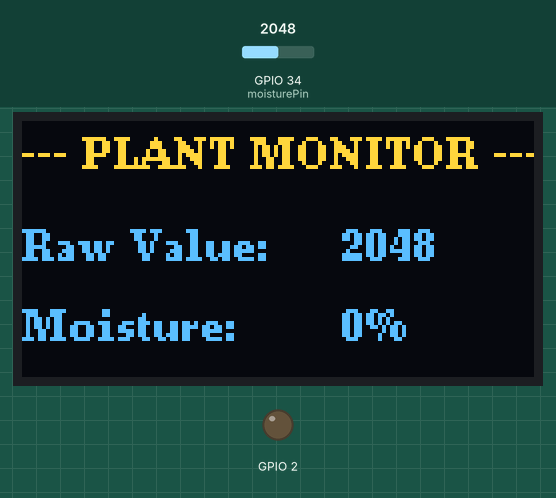
The sketch below on a simulated ESP32. Shown: 128×64 one-colour display, output pins drawn as LEDs (lit = HIGH). Inputs (shaded band) come from the test bench; at power-on: GPIO 34 (moisturePin) = 2048. The OLED is the two-colour kind (top 16 rows yellow); what the sketch prints to the serial monitor is not drawn.

Above: at 2.7 s.
2.8 s: GPIO 34 (moisturePin) set to 2866
At 3.9 s:
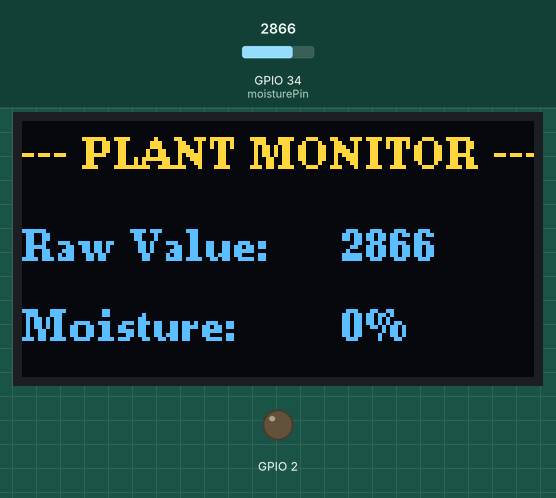
4.5 s: GPIO 34 (moisturePin) set to 3603
At 5.6 s:
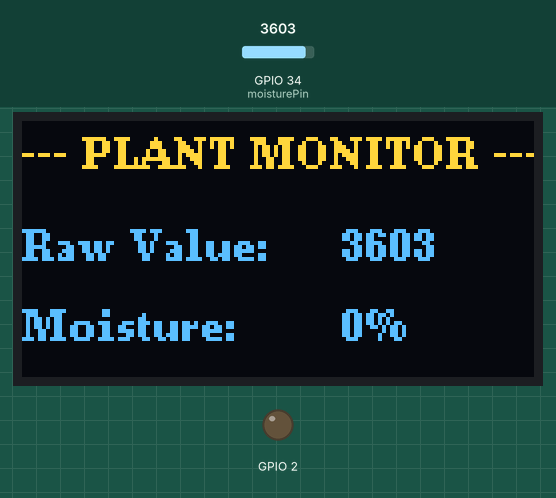
6.1 s: GPIO 34 (moisturePin) set to 4095
At 7.4 s:
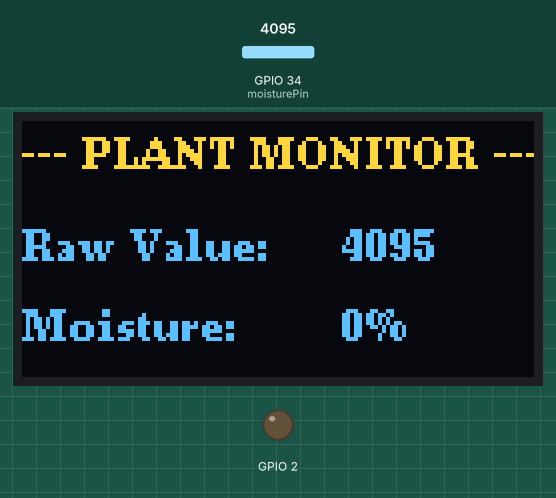
Timing chart, 0 to 9.1 s (numbered marks = the images above; inputs shaded):
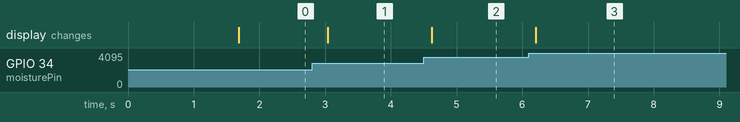

Measured:
- after the input at 2.8 s, the display: changes after 0.24 s (image 1)
- after the input at 4.5 s, the display: changes after 0.12 s (image 2)
- after the input at 6.1 s, the display: changes after 0.10 s (image 3)

The sketch:

plant_moisture_sensor.ino
```cpp
#include <Arduino.h>
#include <U8g2lib.h>
#include <Wire.h>
#include "AdafruitIO_WiFi.h"

/************************ CONFIGURATION *******************************/
#define IO_USERNAME  "IO_USERNAME"
#define IO_KEY       "IO_KEY"

#define WIFI_SSID    "WIFI_SSID"
#define WIFI_PASS    "WIFI_PASS"
/**********************************************************************/

AdafruitIO_WiFi io(IO_USERNAME, IO_KEY, WIFI_SSID, WIFI_PASS);

// TWO SEPARATE FEEDS: One for graphics, one for text triggers
AdafruitIO_Feed *moistureFeed = io.feed("soil-moisture");
AdafruitIO_Feed *alertFeed    = io.feed("plant-alerts");

U8G2_SH1106_128X64_NONAME_F_HW_I2C u8g2(U8G2_R0, /* reset=*/ U8X8_PIN_NONE);

const int moisturePin = 34; // Connect AOUT of the moisture sensor to GPIO 34
const int DRY_VALUE = DRY_VALUE; // Put in the benchmarked dry raw value (mine is 2500, yours might be different)
const int WET_VALUE = WET_VALUE;  // Put in the benchmarked wet raw value (mine is 735, yours might be different)

unsigned long lastUploadTime = 0;
const unsigned long uploadInterval = 10000;

unsigned long lastAlertTime = 0;
const unsigned long alertCooldown = 21600000; // 6 hours
const int CRITICAL_DRY_THRESHOLD = 15;

void setup() {
  Serial.begin(115200);
  u8g2.begin();

  pinMode(2, OUTPUT);
  digitalWrite(2, LOW);

  u8g2.clearBuffer();
  u8g2.setFont(u8g2_font_ncenB08_tr);
  u8g2.drawStr(0, 30, "Connecting to WiFi...");
  u8g2.sendBuffer();

  io.connect();
  while(io.status() < AIO_CONNECTED) { delay(500); }
}

void loop() {
  io.run();

  int rawValue = analogRead(moisturePin);
  int moisturePercent = map(rawValue, DRY_VALUE, WET_VALUE, 0, 100);
  moisturePercent = constrain(moisturePercent, 0, 100);

  // Update local display (Always works!)
  u8g2.clearBuffer();
  u8g2.setFont(u8g2_font_ncenB08_tr);
  u8g2.drawStr(0, 12, "--- PLANT MONITOR ---");
  u8g2.drawStr(0, 35, "Raw Value:");
  u8g2.setCursor(80, 35); u8g2.print(rawValue);
  u8g2.drawStr(0, 55, "Moisture:");
  u8g2.setCursor(80, 55); u8g2.print(moisturePercent); u8g2.print("%");
  u8g2.sendBuffer();

  // Cloud Logic
  if (millis() - lastUploadTime >= uploadInterval) {
    lastUploadTime = millis();

    // Always send the clean percentage to your visual gauge feed
    moistureFeed->save(moisturePercent);
    Serial.print("Streaming to Gauge: "); Serial.print(moisturePercent); Serial.println("%");

    // IF dry and cooldown is clear, shoot the alert flag to the ALERT feed instead!
    if (moisturePercent <= CRITICAL_DRY_THRESHOLD && (millis() - lastAlertTime >= alertCooldown || lastAlertTime == 0)) {
      lastAlertTime = millis();

      alertFeed->save(-99);
      Serial.println("!!! Threshold breached! Alert flag sent to plant-alerts feed !!!");
    }
  }

  delay(100);
}
```
